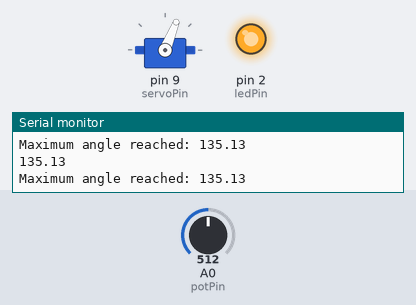
The sketch below on a simulated Arduino Uno, built with avr-gcc and run on an emulated ATmega328P. Shown: servo, output pins drawn as LEDs (lit = HIGH), the last lines printed to the serial monitor. The test bench sets the inputs (shaded band); at power-on: A0 (potPin) = 512.

Above: at 1.2 s.
1.3 s: A0 (potPin) set to 271
2.8 s: A0 (potPin) set to 241
At 3.3 s:
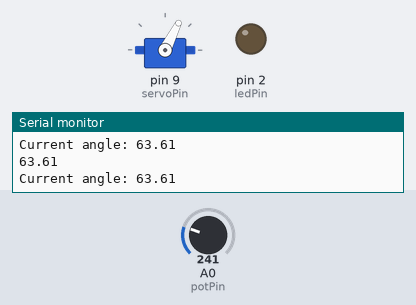
4.3 s: A0 (potPin) set to 0
At 4.7 s:
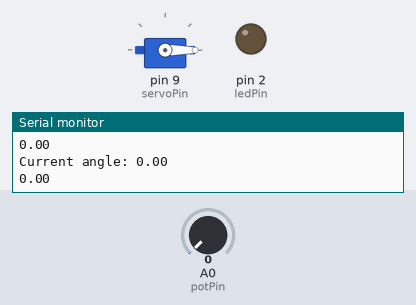
5.8 s: A0 (potPin) set to 78
At 6.7 s:
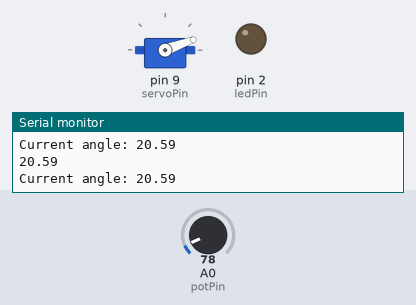
7.3 s: A0 (potPin) set to 511
At 8.5 s:
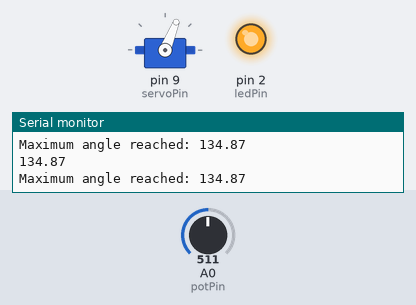
Timing chart, 0 to 9.8 s (numbered marks = the images above; inputs shaded):
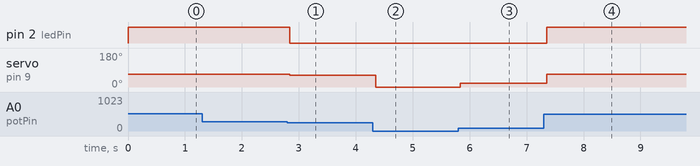

Measured:
- the behaviour switches between 258 and 257 on A0 (potPin) (found by bisection; images 0 and 1)
- after the input at 2.8 s, pin 2 (ledPin): HIGH → LOW at once; servo on pin 9 (servoPin): 68° → 63° at once
- after the input at 4.3 s, servo on pin 9 (servoPin): 63° → 0° after 0.05 s
- after the input at 5.8 s, servo on pin 9 (servoPin): 0° → 20° at once
- after the input at 7.3 s, pin 2 (ledPin): LOW → HIGH after 0.06 s; servo on pin 9 (servoPin): 20° → 68° after 0.06 s

The sketch:

surprising_sango1.ino
```cpp
// C++ code
//
#include <Servo.h>

int servoPin = 9;
int ledPin = 2;
int potPin = A0;
int MAX_ANGLE = 68;
Servo myServo;

void setup() {
  Serial.begin(9600);
  pinMode(ledPin, OUTPUT);
  myServo.attach(servoPin);
}

void loop() {
  // converting the input to angle
  float value = analogRead(potPin);
  float angle = (value/1023)*270;
  Serial.println(angle);


  if (angle > MAX_ANGLE) {
    Serial.println("Maximum angle reached: "+String(angle));
    digitalWrite(ledPin, HIGH);
    myServo.write(MAX_ANGLE);

  } else {
    Serial.println("Current angle: "+String(angle));

    myServo.write(angle);
    digitalWrite(ledPin, LOW);
  }
}
```
